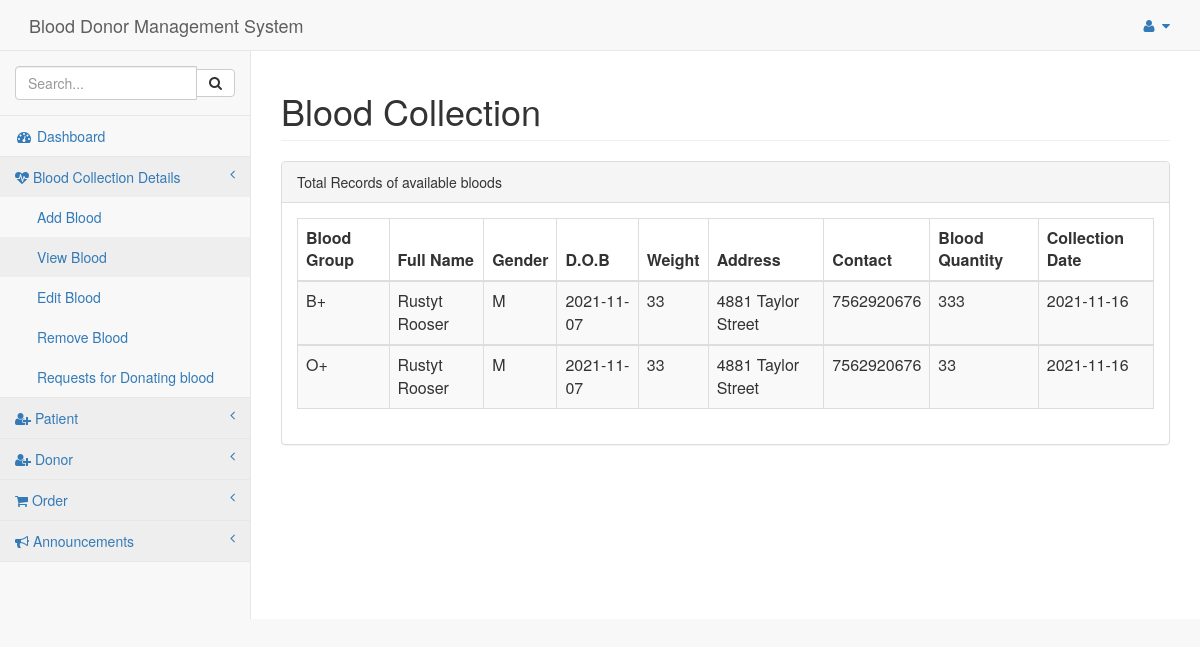
/pages/viewblood.php, run on the app's committed database.
### tables this page shows
CREATE TABLE `blood` (
  `id` int NOT NULL AUTO_INCREMENT,
  `name` varchar(20) NOT NULL,
  `gender` varchar(20) NOT NULL,
  `dob` date NOT NULL,
  `weight` int NOT NULL,
  `bloodgroup` varchar(3) NOT NULL,
  `address` varchar(20) NOT NULL,
  `contact` varchar(10) NOT NULL,
  `bloodqty` int NOT NULL,
  `collection` date NOT NULL,
  `status` varchar(20) DEFAULT NULL,
  `distribution` varchar(20) DEFAULT NULL,
  PRIMARY KEY (`id`)
);

### pages/viewblood.php (the view, shortened to what this page needs)
<html>
<head>
<link href="../css/bootstrap.min.css" rel="stylesheet">
<link href="../vendor/metisMenu/metisMenu.min.css" rel="stylesheet">
 <link href="../css/dataTables/dataTables.bootstrap.css" rel="stylesheet">
<link href="../css/dataTables/dataTables.responsive.css" rel="stylesheet">
<link href="../dist/css/sb-admin-2.css" rel="stylesheet">
<link href="../vendor/font-awesome/css/font-awesome.min.css" rel="stylesheet" type="text/css">
<link rel="stylesheet" href="../icofont/icofont.min.css">
</head>
<body>
<div id="wrapper">
<?php include 'includes/nav.php'?>
<div id="page-wrapper">
<div class="container-fluid">
<div class="row">
<div class=".col-lg-12">
               <h1 class="page-header">Blood Collection</h1>
                </div>
  </div>
				<div class="row">
                        <div class=".col-lg-12">
                            <div class="panel panel-default">
                                <div class="panel-heading">
                                    Total Records of available bloods
                                </div>
								 <div class="panel-body">
                                    <div class="table-responsive">
									<table class="table table-striped table-bordered table-hover" id="dataTables-example">
									<?php
						include "dbconnect.php";
						$qry="select * from blood where status='approved'";
						$result=mysqli_query($conn,$qry);
						echo"
						<thead>
						<tr>
							<th>Blood Group</th>
							<th>Full Name</th>
							<th>Gender</th>
							<th>D.O.B</th>
							<th>Weight</th>
							<th>Address</th>
							<th>Contact</th>
							<th>Blood Quantity</th>
							<th>Collection Date</th>
						</tr>
						</thead>";
						while($row=mysqli_fetch_array($result)){
						  echo"<tbody>
						  <tr class='gradeA'>
						  <td>".$row['bloodgroup']."</td>
						  <td>".$row['name']."</td>
						  <td>".$row['gender']."</td>
						  <td>".$row['dob']."</td>
						  <td>".$row['weight']."</td>
						  <td>".$row['address']."</td>
						  <td>".$row['contact']."</td>
						  <td>".$row['bloodqty']."</td>
						  <td>".$row['collection']."</td>
						</tr>
						<tbody>
						";
						}
						?>
						</table>
				</div>
				</div>
		</div>
		</div>
		</div>
		</div>
		</div>
		</div>
</body>
</html>

### data on the page
blood: bloodgroup "B+", name "Rustyt Rooser", gender "M", dob "2021-11-07", weight "33", address "4881 Taylor Street", contact "7562920676", bloodqty "333", collection "2021-11-16"
blood: bloodgroup "O+", name "Rustyt Rooser", gender "M", dob "2021-11-07", weight "33", address "4881 Taylor Street", contact "7562920676", bloodqty "33", collection "2021-11-16"
